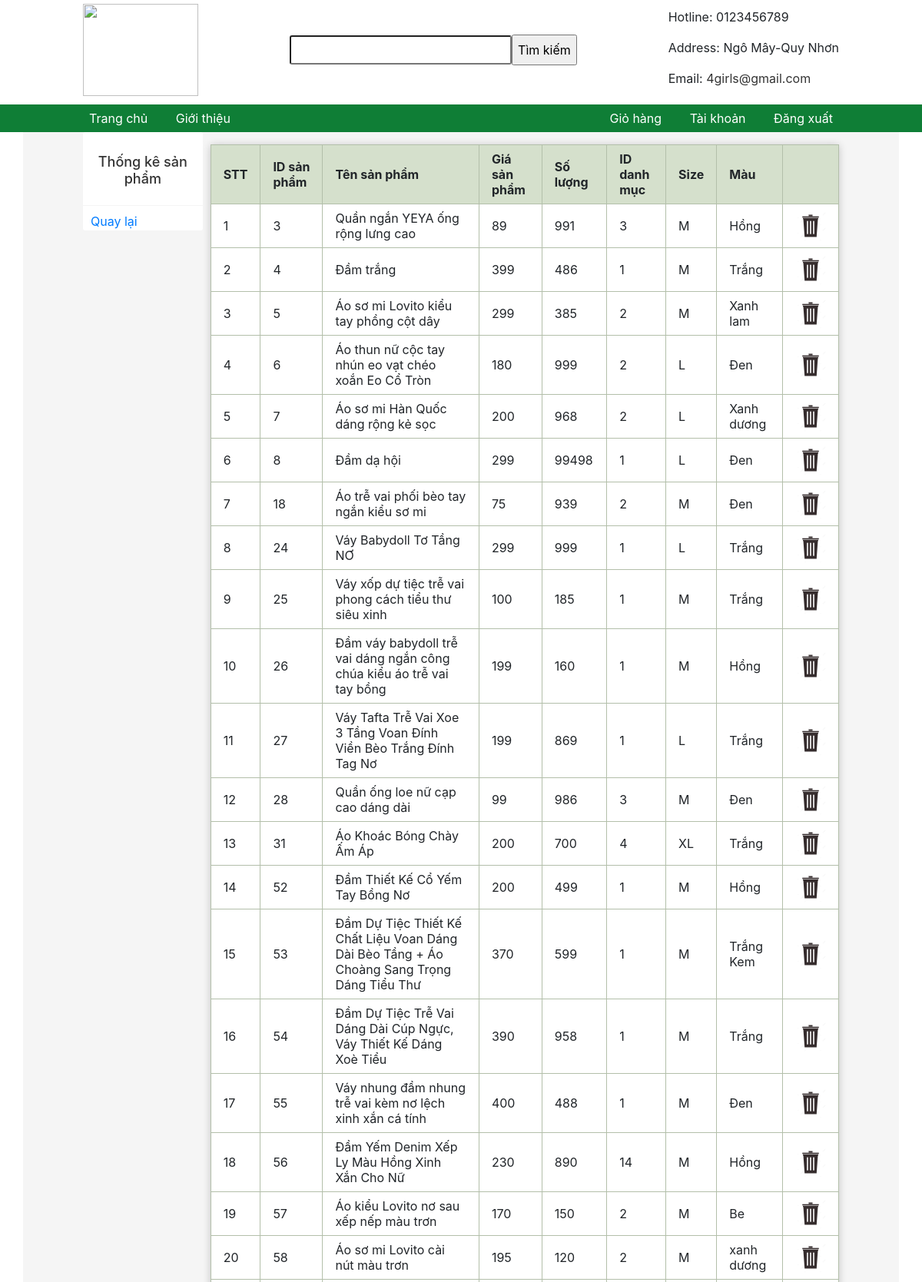
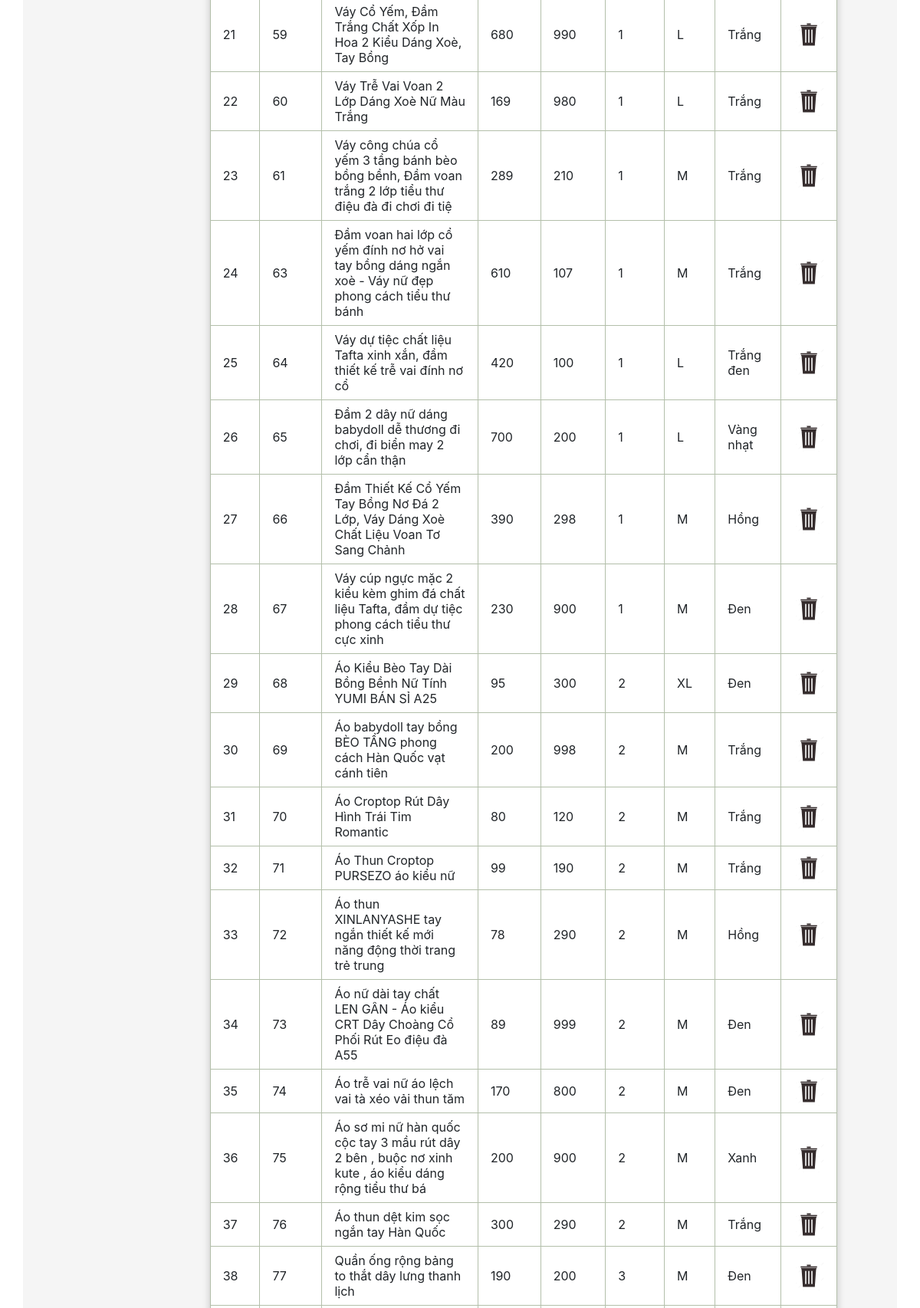
The app's page /sanpham/thongkesp.php (upper part) with its own data (2 pictures, top to bottom).
### tables this page shows
CREATE TABLE `sanpham` (
  `id` int(11) NOT NULL,
  `tensp` varchar(100) NOT NULL,
  `giasp` int(100) NOT NULL,
  `hinhanh` varchar(100) NOT NULL,
  `soluong` int(11) NOT NULL,
  `size` text NOT NULL,
  `mau` varchar(100) NOT NULL,
  `iddanhmuc` int(100) NOT NULL
);

### sanpham/thongkesp.php (the view, shortened to what this page needs)
<html>
<head>
	<link rel="stylesheet" type="text/css" href="../css/grid.css">
	<link rel="stylesheet" type="text/css" href="../css/responsive.css">
	<link rel="stylesheet" type="text/css" href="../css/main.css">
	<link rel="stylesheet" href="https://use.fontawesome.com/releases/v5.7.0/css/all.css">
	<link rel="stylesheet" href="https://maxcdn.bootstrapcdn.com/bootstrap/4.5.2/css/bootstrap.min.css">
</head>
<body>
<form action="../timkiem.php" method="POST">
	<div class="app">
		<div class="header">
			<div class="grid wide">
				<div class="header-main">
					<div class="logo">
					<a href="../index.php"><img src="https://i.pinimg.com/736x/f5/f2/70/f5f270d9ddd51a81d705852a88c9e537.jpg" width="150" height="120"></a>
					</div>
					<div class="search">
						<input type="text" name="s" class="search-bar" placeholder="">
						<input class="tim" type="submit" value="Tìm kiếm">
					</div>
					<div class="contact" style="margin-top: 10px;">
						<p>Hotline: 0123456789</p>
						<p>Address: Ngô Mây-Quy Nhơn</p>
						<p>Email: <a href="mailto:4girls@gmail.com" style="color: #333;">4girls@gmail.com</a></p>
					</div>
				</div>
			</div>
		</div>
	</div>
</form>
<div class="navigation-bar">
	<ul class="navbar-list">
		<li class="navbar-item"><a href="../index.php" class="navbar-link">Trang chủ</a></li>
		<li class="navbar-item"><a href="../pages/gioithieu.php" class="navbar-link">Giới thiệu</a></li>
	</ul>
	<ul class="navbar-list">
		<li class="navbar-item"><a href="../pages/giohang.php" class="navbar-link">Giỏ hàng</a></li>
		<li class="navbar-item"><a href="../taikhoan.php" class="navbar-link">Tài khoản</a></li>
		<li class="navbar-item"><a href="../pages/dangxuat.php" class="navbar-link">Đăng xuất</a></li>
	</ul>
</div>
		<div class="container">
			<div class="grid wide">
				<div class="row sm-gutter grid-content">
					<div class="column l-2 me-0 s-0">
						<nav class="category">
						<h3 class="category-heading">
							<p style="text-align: center; margin-top:20px;">Thống kê sản phẩm</p>
							</h3>
							<ul class="category-list">
								<li class="category-item category-item--active">
									<a href="../admin.php" > Quay lại </a>
								</li>
							</ul>
						</nav>
					</div>
					<div class="column l-10 me-12 s-12">
					<div class="page">
					<table class="layout display responsive-table">
					<thead>
					<tr>
						<th>STT</th>
						<th >ID sản phẩm</th>
						<th >Tên sản phẩm</th>
						<th >Giá sản phẩm</th>
						<th >Số lượng</th>
						<th >ID danh mục</th>
						<th >Size</th>
						<th >Màu</th>
						<th></th>
					</tr>
					</thead>
					<tbody>
					<?php
						$conn =	mysqli_connect("localhost", "root", "", "ql_banhang");
						$sql= "SELECT * FROM sanpham ";
						$ketqua = mysqli_query($conn, $sql);
						$stt = 1;
						while ($row = mysqli_fetch_array($ketqua)) {
							echo "<tr>";
							echo "<td>".$stt."</td>";
							echo "<td>".$row['id']."</td>";
							echo "<td>".$row['tensp']."</td>";
							echo "<td>".$row['giasp']."</td>";
							echo "<td>".$row['soluong']."</td>";
							echo "<td>".$row['iddanhmuc']."</td>";
							echo "<td>".$row['size']."</td>";
							echo "<td>".$row['mau']."</td>";
							echo '<td><a href=" xoasp.php?id= '.$row['id'].'"><img src="../img/thungrac.jpg" alt="" width="40px" height="40px"></a></td>';
							echo "</tr>";
							$stt++;
						}
					?>
					</tbody>
					</table>
					</div>
				</div>
			</div>
		</div>
</div>
</body>
</html>

### css/grid.css (style rules this page uses)
.grid { width: 100%; display: block; padding: 0; }
.grid.wide { max-width: 1200px; margin: 0 auto; }
.row { display: flex; flex-wrap: wrap; margin-left: -4px; margin-right: -4px; }
.column { padding-left: 4px; padding-right: 4px; }
.s-0 { display: none; }
.s-12 { flex: 0 0 100%; max-width: 100%; }
@media (min-width: 740px) { .row { margin-left: -8px; margin-right: -8px; } }
@media (min-width: 740px) { .column { padding-left: 8px; padding-right: 8px; } }
@media (min-width: 740px) { .me-0 { display: none; } }
@media (min-width: 740px) { .me-1, .me-2, .me-3, .me-4, .me-5, .me-6, .me-7, .me-8, .me-9, .me-10, .me-11, .me-12 { display: block; } }
@media (min-width: 740px) { .me-12 { flex: 0 0 100%; max-width: 100%; } }
@media (min-width: 1113px) { .row { margin-left: -12px; margin-right: -12px; } }
@media (min-width: 1113px) { .row.sm-gutter { margin-left: -5px; margin-right: -5px; } }
@media (min-width: 1113px) { .column { padding-left: 12px; padding-right: 12px; } }
@media (min-width: 1113px) { .row.sm-gutter .column { padding-left: 5px; padding-right: 5px; } }
@media (min-width: 1113px) { .l-1, .l-2, .l-2-4, .l-3, .l-4, .l-5, .l-6, .l-7, .l-8, .l-9, .l-10, .l-11, .l-12 { display: block; } }
@media (min-width: 1113px) { .l-2 { flex: 0 0 16.66667% !important; max-width: 16.66667%; } }
@media (min-width: 1113px) { .l-10 { flex: 0 0 83.33333%; max-width: 83.33333%; } }
@media (min-width: 1024px) and (max-width: 1239px) { .wide { width: 984px; } }
@media (min-width: 1024px) and (max-width: 1239px) { .wide .row { margin-left: -12px; margin-right: -12px; } }
@media (min-width: 1024px) and (max-width: 1239px) { .wide .row.sm-gutter { margin-left: -5px; margin-right: -5px; } }
@media (min-width: 1024px) and (max-width: 1239px) { .wide .column { padding-left: 12px; padding-right: 12px; } }
@media (min-width: 1024px) and (max-width: 1239px) { .wide .row.sm-gutter .column { padding-left: 5px; padding-right: 5px; } }
@media (min-width: 1024px) and (max-width: 1239px) { .wide .l-1, .wide .l-2, .wide .l-2-4, .wide .l-3, .wide .l-4, .wide .l-5, .wide .l-6, .wide .l-7, .wide .l-8, .wide .l-9, .wide .l-10, .wide .l-11, .wide .l-12 { display: block; } }
@media (min-width: 1024px) and (max-width: 1239px) { .wide .l-2 { flex: 0 0 16.66667%; max-width: 16.66667%; } }
@media (min-width: 1024px) and (max-width: 1239px) { .wide .l-10 { flex: 0 0 83.33333%; max-width: 83.33333%; } }

### css/responsive.css (style rules this page uses)
.page { max-width: 60em; margin: 0 auto; }
table th, table td { text-align: left; }
table.layout { width: 100%; border-collapse: collapse; }
table.display { margin: 1em 0; }
table.display th, table.display td { border: 1px solid #B3BFAA; padding: .5em 1em; }
table.display th { background: #D5E0CC; }
table.display td { background: #fff; }
table.responsive-table { box-shadow: 0 1px 10px rgba(0, 0, 0, 0.2); }

### css/main.css (style rules this page uses)
* { box-sizing: border-box; }
body { margin: 0; font-family: "Helvetica Neue", Helvetica, Arial; }
.header-main { display: flex; justify-content: space-between; align-items: center; }
.header { background-color: white; height: 120px; }
.search { display: flex; align-items: center; width: 38%; }
.search-bar { width: 100%; height: 38px; padding: 0 8px; border-radius: 3px; color: #333; font-size: 16px; }
.navigation-bar { background-color: #0f7e36; margin: 0 auto; display: flex; justify-content: space-between; align-items: center; }
.navbar-list { list-style: none; padding-left: 0; margin: 0 100px; }
.navbar-item, .navbar-link { display: inline-flex; }
.navbar-link { color: white; padding: 6px 16px; text-decoration: none; }
.container { width: 100%; margin: 0; background-color: #F5F5F5; }
.category { background-color: white; border-radius: 3px; }
.category-heading { color: #333; padding: 8px 16px; font-size: 18px; margin-top: 0; border-bottom: 1px solid #f5f5f5; }
.category-list { list-style: none; padding-left: 10px; }
.page { display: flex; align-items: center; }
.page { display: flex; align-items: center; margin-left: auto; }

### sanpham/thongkesp.php (style rules this page uses)
.tim { height: 40px; }

### records on screen
sanpham: id "3", tensp "Quần ngắn YEYA ống rộng lưng cao", giasp "89", soluong "991", iddanhmuc "3", size "M", mau "Hồng"
sanpham: id "4", tensp "Đầm trắng", giasp "399", soluong "486", iddanhmuc "1", size "M", mau "Trắng"
sanpham: id "5", tensp "Áo sơ mi Lovito kiểu tay phồng cột dây", giasp "299", soluong "385", iddanhmuc "2", size "M", mau "Xanh lam"
sanpham: id "6", tensp "Áo thun nữ cộc tay nhún eo vạt chéo xoắn Eo Cổ Tròn", giasp "180", soluong "999", iddanhmuc "2", size "L", mau "Đen"
sanpham: id "7", tensp "Áo sơ mi Hàn Quốc dáng rộng kẻ sọc", giasp "200", soluong "968", iddanhmuc "2", size "L", mau "Xanh dương"
sanpham: id "8", tensp "Đầm dạ hội", giasp "299", soluong "99498", iddanhmuc "1", size "L", mau "Đen"
sanpham: id "18", tensp "Áo trễ vai phối bèo tay ngắn kiểu sơ mi", giasp "75", soluong "939", iddanhmuc "2", size "M", mau "Đen"
sanpham: id "24", tensp "Váy Babydoll Tơ Tầng NƠ", giasp "299", soluong "999", iddanhmuc "1", size "L", mau "Trắng"
sanpham: id "25", tensp "Váy xốp dự tiệc trễ vai phong cách tiểu thư siêu xinh", giasp "100", soluong "185", iddanhmuc "1", size "M", mau "Trắng"
sanpham: id "26", tensp "Đầm váy babydoll trễ vai dáng ngắn công chúa kiểu áo trễ vai tay bồng", giasp "199", soluong "160", iddanhmuc "1", size "M", mau "Hồng"
sanpham: id "27", tensp "Váy Tafta Trễ Vai Xoe 3 Tầng Voan Đính Viền Bèo Trắng Đính Tag Nơ", giasp "199", soluong "869", iddanhmuc "1", size "L", mau "Trắng"
sanpham: id "28", tensp "Quần ống loe nữ cạp cao dáng dài", giasp "99", soluong "986", iddanhmuc "3", size "M", mau "Đen"
sanpham: id "31", tensp "Áo Khoác Bóng Chày Ấm Áp", giasp "200", soluong "700", iddanhmuc "4", size "XL", mau "Trắng"
sanpham: id "52", tensp "Đầm Thiết Kế Cổ Yếm Tay Bồng Nơ", giasp "200", soluong "499", iddanhmuc "1", size "M", mau "Hồng"
sanpham: id "53", tensp "Đầm Dự Tiệc Thiết Kế Chất Liệu Voan Dáng Dài Bèo Tầng + Áo Choàng Sang Trọng Dáng Tiểu Thư", giasp "370", soluong "599", iddanhmuc "1", size "M", mau "Trắng Kem"
sanpham: id "54", tensp "Đầm Dự Tiệc Trễ Vai Dáng Dài Cúp Ngực, Váy Thiết Kế Dáng Xoè Tiểu", giasp "390", soluong "958", iddanhmuc "1", size "M", mau "Trắng"
sanpham: id "55", tensp "Váy nhung đầm nhung trễ vai kèm nơ lệch xinh xắn cá tính", giasp "400", soluong "488", iddanhmuc "1", size "M", mau "Đen"
sanpham: id "56", tensp "Đầm Yếm Denim Xếp Ly Màu Hồng Xinh Xắn Cho Nữ", giasp "230", soluong "890", iddanhmuc "14", size "M", mau "Hồng"
sanpham: id "57", tensp "Áo kiểu Lovito nơ sau xếp nếp màu trơn", giasp "170", soluong "150", iddanhmuc "2", size "M", mau "Be"
sanpham: id "58", tensp "Áo sơ mi Lovito cài nút màu trơn", giasp "195", soluong "120", iddanhmuc "2", size "M", mau "xanh dương"
sanpham: id "59", tensp "Váy Cổ Yếm, Đầm Trắng Chất Xốp In Hoa 2 Kiểu Dáng Xoè, Tay Bồng", giasp "680", soluong "990", iddanhmuc "1", size "L", mau "Trắng"
sanpham: id "60", tensp "Váy Trễ Vai Voan 2 Lớp Dáng Xoè Nữ Màu Trắng", giasp "169", soluong "980", iddanhmuc "1", size "L", mau "Trắng"
sanpham: id "61", tensp "Váy công chúa cổ yếm 3 tầng bánh bèo bồng bềnh, Đầm voan trắng 2 lớp tiểu thư điệu đà đi chơi đi tiệ", giasp "289", soluong "210", iddanhmuc "1", size "M", mau "Trắng"
sanpham: id "63", tensp "Đầm voan hai lớp cổ yếm đính nơ hở vai tay bồng dáng ngắn xoè - Váy nữ đẹp phong cách tiểu thư bánh", giasp "610", soluong "107", iddanhmuc "1", size "M", mau "Trắng"
sanpham: id "64", tensp "Váy dự tiệc chất liệu Tafta xinh xắn, đầm thiết kế trễ vai đính nơ cổ", giasp "420", soluong "100", iddanhmuc "1", size "L", mau "Trắng đen"
sanpham: id "65", tensp "Đầm 2 dây nữ dáng babydoll dễ thương đi chơi, đi biển may 2 lớp cẩn thận", giasp "700", soluong "200", iddanhmuc "1", size "L", mau "Vàng nhạt"
sanpham: id "66", tensp "Đầm Thiết Kế Cổ Yếm Tay Bồng Nơ Đá 2 Lớp, Váy Dáng Xoè Chất Liệu Voan Tơ Sang Chảnh", giasp "390", soluong "298", iddanhmuc "1", size "M", mau "Hồng"
sanpham: id "67", tensp "Váy cúp ngực mặc 2 kiểu kèm ghim đá chất liệu Tafta, đầm dự tiệc phong cách tiểu thư cực xinh", giasp "230", soluong "900", iddanhmuc "1", size "M", mau "Đen"
sanpham: id "68", tensp "Áo Kiểu Bèo Tay Dài Bồng Bềnh Nữ Tính YUMI BÁN SỈ A25", giasp "95", soluong "300", iddanhmuc "2", size "XL", mau "Đen"
sanpham: id "69", tensp "Áo babydoll tay bồng BÈO TẦNG phong cách Hàn Quốc vạt cánh tiên", giasp "200", soluong "998", iddanhmuc "2", size "M", mau "Trắng"
sanpham: id "70", tensp "Áo Croptop Rút Dây Hình Trái Tim Romantic", giasp "80", soluong "120", iddanhmuc "2", size "M", mau "Trắng"
sanpham: id "71", tensp "Áo Thun Croptop PURSEZO áo kiểu nữ", giasp "99", soluong "190", iddanhmuc "2", size "M", mau "Trắng"
sanpham: id "72", tensp "Áo thun XINLANYASHE tay ngắn thiết kế mới năng động thời trang trẻ trung", giasp "78", soluong "290", iddanhmuc "2", size "M", mau "Hồng"
sanpham: id "73", tensp "Áo nữ dài tay chất LEN GÂN - Áo kiểu CRT Dây Choàng Cổ Phối Rút Eo điệu đà A55", giasp "89", soluong "999", iddanhmuc "2", size "M", mau "Đen"
sanpham: id "74", tensp "Áo trễ vai nữ áo lệch vai tà xéo vải thun tăm", giasp "170", soluong "800", iddanhmuc "2", size "M", mau "Đen"
sanpham: id "75", tensp "Áo sơ mi nữ hàn quốc cộc tay 3 mầu rút dây 2 bên , buộc nơ xinh kute , áo kiểu dáng rộng tiểu thư bá", giasp "200", soluong "900", iddanhmuc "2", size "M", mau "Xanh"
sanpham: id "76", tensp "Áo thun dệt kim sọc ngắn tay Hàn Quốc", giasp "300", soluong "290", iddanhmuc "2", size "M", mau "Trắng"
sanpham: id "77", tensp "Quần ống rộng bảng to thắt dây lưng thanh lịch", giasp "190", soluong "200", iddanhmuc "3", size "M", mau "Đen"
